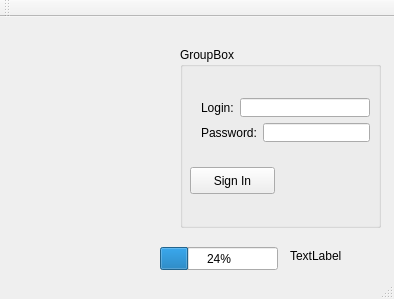
<?xml version="1.0" encoding="UTF-8"?>
<ui version="4.0">
 <class>MainWindow</class>
 <widget class="QMainWindow" name="MainWindow">
  <property name="geometry">
   <rect>
    <x>0</x>
    <y>0</y>
    <width>394</width>
    <height>299</height>
   </rect>
  </property>
  <property name="maximumSize">
   <size>
    <width>394</width>
    <height>299</height>
   </size>
  </property>
  <property name="windowTitle">
   <string>Lesson 11 (Image using label)</string>
  </property>
  <widget class="QWidget" name="centralWidget">
   <widget class="QGroupBox" name="groupBox">
    <property name="geometry">
     <rect>
      <x>180</x>
      <y>30</y>
      <width>201</width>
      <height>181</height>
     </rect>
    </property>
    <property name="title">
     <string>GroupBox</string>
    </property>
    <widget class="QPushButton" name="pushButton">
     <property name="geometry">
      <rect>
       <x>10</x>
       <y>120</y>
       <width>85</width>
       <height>27</height>
      </rect>
     </property>
     <property name="text">
      <string>Sign In</string>
     </property>
    </widget>
    <widget class="QWidget" name="layoutWidget">
     <property name="geometry">
      <rect>
       <x>10</x>
       <y>40</y>
       <width>191</width>
       <height>66</height>
      </rect>
     </property>
     <layout class="QVBoxLayout" name="verticalLayout">
      <item>
       <layout class="QGridLayout" name="gridLayout">
        <item row="0" column="0">
         <widget class="QLabel" name="label">
          <property name="text">
           <string>Login:</string>
          </property>
         </widget>
        </item>
        <item row="0" column="1">
         <widget class="QLineEdit" name="login"/>
        </item>
       </layout>
      </item>
      <item>
       <layout class="QHBoxLayout" name="horizontalLayout_2">
        <item>
         <widget class="QLabel" name="label_2">
          <property name="text">
           <string>Password:</string>
          </property>
         </widget>
        </item>
        <item>
         <widget class="QLineEdit" name="password">
          <property name="echoMode">
           <enum>QLineEdit::Password</enum>
          </property>
         </widget>
        </item>
       </layout>
      </item>
     </layout>
    </widget>
   </widget>
   <widget class="QLabel" name="label_pic">
    <property name="geometry">
     <rect>
      <x>20</x>
      <y>30</y>
      <width>151</width>
      <height>151</height>
     </rect>
    </property>
    <property name="text">
     <string/>
    </property>
    <property name="scaledContents">
     <bool>true</bool>
    </property>
   </widget>
   <widget class="QLabel" name="label_status">
    <property name="geometry">
     <rect>
      <x>290</x>
      <y>230</y>
      <width>57</width>
      <height>17</height>
     </rect>
    </property>
    <property name="text">
     <string>TextLabel</string>
    </property>
   </widget>
   <widget class="QProgressBar" name="progressBar">
    <property name="geometry">
     <rect>
      <x>160</x>
      <y>230</y>
      <width>118</width>
      <height>23</height>
     </rect>
    </property>
    <property name="value">
     <number>24</number>
    </property>
   </widget>
  </widget>
  <widget class="QMenuBar" name="menuBar">
   <property name="geometry">
    <rect>
     <x>0</x>
     <y>0</y>
     <width>394</width>
     <height>27</height>
    </rect>
   </property>
  </widget>
  <widget class="QToolBar" name="mainToolBar">
   <attribute name="toolBarArea">
    <enum>TopToolBarArea</enum>
   </attribute>
   <attribute name="toolBarBreak">
    <bool>false</bool>
   </attribute>
  </widget>
  <widget class="QStatusBar" name="statusBar"/>
 </widget>
 <layoutdefault spacing="6" margin="11"/>
 <resources/>
 <connections/>
</ui>
